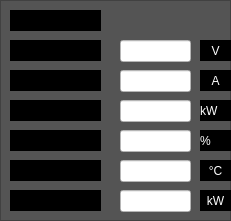
                 <widget class="QFrame" name="frame_13">
                  <property name="geometry">
                   <rect>
                    <x>630</x>
                    <y>290</y>
                    <width>231</width>
                    <height>221</height>
                   </rect>
                  </property>
                  <property name="styleSheet">
                   <string notr="true">background-color:rgb(84, 84, 84);</string>
                  </property>
                  <property name="frameShape">
                   <enum>QFrame::StyledPanel</enum>
                  </property>
                  <property name="frameShadow">
                   <enum>QFrame::Raised</enum>
                  </property>
                  <widget class="QLabel" name="label_31">
                   <property name="geometry">
                    <rect>
                     <x>10</x>
                     <y>40</y>
                     <width>91</width>
                     <height>21</height>
                    </rect>
                   </property>
                   <property name="styleSheet">
                    <string notr="true">font: 10pt &quot;Segoe UI&quot;;
background-color: rgb(0, 0, 0);</string>
                   </property>
                   <property name="text">
                    <string>VOLTAJE</string>
                   </property>
                  </widget>
                  <widget class="QLabel" name="label_32">
                   <property name="geometry">
                    <rect>
                     <x>10</x>
                     <y>70</y>
                     <width>91</width>
                     <height>21</height>
                    </rect>
                   </property>
                   <property name="styleSheet">
                    <string notr="true">font: 10pt &quot;Segoe UI&quot;;
background-color: rgb(0, 0, 0);</string>
                   </property>
                   <property name="text">
                    <string>CORRIENTE</string>
                   </property>
                  </widget>
                  <widget class="QLabel" name="label_33">
                   <property name="geometry">
                    <rect>
                     <x>10</x>
                     <y>100</y>
                     <width>91</width>
                     <height>21</height>
                    </rect>
                   </property>
                   <property name="styleSheet">
                    <string notr="true">font: 10pt &quot;Segoe UI&quot;;
background-color: rgb(0, 0, 0);</string>
                   </property>
                   <property name="text">
                    <string>POTENCIA</string>
                   </property>
                  </widget>
                  <widget class="QLabel" name="label_34">
                   <property name="geometry">
                    <rect>
                     <x>10</x>
                     <y>130</y>
                     <width>91</width>
                     <height>21</height>
                    </rect>
                   </property>
                   <property name="styleSheet">
                    <string notr="true">font: 10pt &quot;Segoe UI&quot;;
background-color: rgb(0, 0, 0);</string>
                   </property>
                   <property name="text">
                    <string>VENTILADORES</string>
                   </property>
                  </widget>
                  <widget class="QLabel" name="label_38">
                   <property name="geometry">
                    <rect>
                     <x>10</x>
                     <y>160</y>
                     <width>91</width>
                     <height>21</height>
                    </rect>
                   </property>
                   <property name="styleSheet">
                    <string notr="true">font: 10pt &quot;Segoe UI&quot;;
background-color: rgb(0, 0, 0);</string>
                   </property>
                   <property name="text">
                    <string>TEMPERATURA</string>
                   </property>
                  </widget>
                  <widget class="QLabel" name="label_39">
                   <property name="geometry">
                    <rect>
                     <x>10</x>
                     <y>190</y>
                     <width>91</width>
                     <height>21</height>
                    </rect>
                   </property>
                   <property name="styleSheet">
                    <string notr="true">font: 8pt &quot;Segoe UI&quot;;
background-color: rgb(0, 0, 0);</string>
                   </property>
                   <property name="text">
                    <string>FLUJO DE H2</string>
                   </property>
                  </widget>
                  <widget class="QLineEdit" name="lineEdit_15">
                   <property name="geometry">
                    <rect>
                     <x>120</x>
                     <y>40</y>
                     <width>71</width>
                     <height>22</height>
                    </rect>
                   </property>
                   <property name="styleSheet">
                    <string notr="true">background-color: rgb(255, 255, 255);
color: rgb(0, 0, 0);</string>
                   </property>
                  </widget>
                  <widget class="QLabel" name="label_40">
                   <property name="geometry">
                    <rect>
                     <x>10</x>
                     <y>10</y>
                     <width>91</width>
                     <height>21</height>
                    </rect>
                   </property>
                   <property name="styleSheet">
                    <string notr="true">font: 10pt &quot;Segoe UI&quot;;
background-color: rgb(0, 0, 0);</string>
                   </property>
                   <property name="text">
                    <string>HIDRÓGENO</string>
                   </property>
                  </widget>
                  <widget class="QLineEdit" name="lineEdit_16">
                   <property name="geometry">
                    <rect>
                     <x>120</x>
                     <y>70</y>
                     <width>71</width>
                     <height>22</height>
                    </rect>
                   </property>
                   <property name="styleSheet">
                    <string notr="true">background-color: rgb(255, 255, 255);
color: rgb(0, 0, 0);</string>
                   </property>
                  </widget>
                  <widget class="QLineEdit" name="lineEdit_17">
                   <property name="geometry">
                    <rect>
                     <x>120</x>
                     <y>100</y>
                     <width>71</width>
                     <height>22</height>
                    </rect>
                   </property>
                   <property name="styleSheet">
                    <string notr="true">background-color: rgb(255, 255, 255);
color: rgb(0, 0, 0);</string>
                   </property>
                  </widget>
                  <widget class="QLineEdit" name="lineEdit_18">
                   <property name="geometry">
                    <rect>
                     <x>120</x>
                     <y>130</y>
                     <width>71</width>
                     <height>22</height>
                    </rect>
                   </property>
                   <property name="styleSheet">
                    <string notr="true">background-color: rgb(255, 255, 255);
color: rgb(0, 0, 0);</string>
                   </property>
                  </widget>
                  <widget class="QLineEdit" name="lineEdit_19">
                   <property name="geometry">
                    <rect>
                     <x>120</x>
                     <y>160</y>
                     <width>71</width>
                     <height>22</height>
                    </rect>
                   </property>
                   <property name="styleSheet">
                    <string notr="true">background-color: rgb(255, 255, 255);
color: rgb(0, 0, 0);</string>
                   </property>
                  </widget>
                  <widget class="QLineEdit" name="lineEdit_20">
                   <property name="geometry">
                    <rect>
                     <x>120</x>
                     <y>190</y>
                     <width>71</width>
                     <height>22</height>
                    </rect>
                   </property>
                   <property name="styleSheet">
                    <string notr="true">background-color: rgb(255, 255, 255);
color: rgb(0, 0, 0);</string>
                   </property>
                  </widget>
                  <widget class="QLabel" name="label_41">
                   <property name="geometry">
                    <rect>
                     <x>200</x>
                     <y>40</y>
                     <width>31</width>
                     <height>21</height>
                    </rect>
                   </property>
                   <property name="styleSheet">
                    <string notr="true">background-color: rgb(0, 0, 0);
color: rgb(255, 255, 255);
font: 700 14pt &quot;Segoe UI&quot;;</string>
                   </property>
                   <property name="text">
                    <string>V</string>
                   </property>
                   <property name="alignment">
                    <set>Qt::AlignCenter</set>
                   </property>
                  </widget>
                  <widget class="QLabel" name="label_42">
                   <property name="geometry">
                    <rect>
                     <x>200</x>
                     <y>70</y>
                     <width>31</width>
                     <height>21</height>
                    </rect>
                   </property>
                   <property name="styleSheet">
                    <string notr="true">background-color: rgb(0, 0, 0);
color: rgb(255, 255, 255);
font: 700 14pt &quot;Segoe UI&quot;;</string>
                   </property>
                   <property name="text">
                    <string>A</string>
                   </property>
                   <property name="alignment">
                    <set>Qt::AlignCenter</set>
                   </property>
                  </widget>
                  <widget class="QLabel" name="label_43">
                   <property name="geometry">
                    <rect>
                     <x>200</x>
                     <y>100</y>
                     <width>31</width>
                     <height>21</height>
                    </rect>
                   </property>
                   <property name="styleSheet">
                    <string notr="true">background-color: rgb(0, 0, 0);
color: rgb(255, 255, 255);
font: 700 14pt &quot;Segoe UI&quot;;</string>
                   </property>
                   <property name="text">
                    <string>kW</string>
                   </property>
                  </widget>
                  <widget class="QLabel" name="label_44">
                   <property name="geometry">
                    <rect>
                     <x>200</x>
                     <y>130</y>
                     <width>31</width>
                     <height>21</height>
                    </rect>
                   </property>
                   <property name="styleSheet">
                    <string notr="true">background-color: rgb(0, 0, 0);
color: rgb(255, 255, 255);
font: 700 10pt &quot;Segoe UI&quot;;</string>
                   </property>
                   <property name="text">
                    <string>%</string>
                   </property>
                  </widget>
                  <widget class="QLabel" name="label_45">
                   <property name="geometry">
                    <rect>
                     <x>200</x>
                     <y>160</y>
                     <width>31</width>
                     <height>21</height>
                    </rect>
                   </property>
                   <property name="styleSheet">
                    <string notr="true">background-color: rgb(0, 0, 0);
color: rgb(255, 255, 255);
font: 700 14pt &quot;Segoe UI&quot;;</string>
                   </property>
                   <property name="text">
                    <string>°C</string>
                   </property>
                   <property name="alignment">
                    <set>Qt::AlignCenter</set>
                   </property>
                  </widget>
                  <widget class="QLabel" name="label_46">
                   <property name="geometry">
                    <rect>
                     <x>200</x>
                     <y>190</y>
                     <width>31</width>
                     <height>21</height>
                    </rect>
                   </property>
                   <property name="styleSheet">
                    <string notr="true">background-color: rgb(0, 0, 0);
color: rgb(255, 255, 255);
font: 700 14pt &quot;Segoe UI&quot;;</string>
                   </property>
                   <property name="text">
                    <string>kW</string>
                   </property>
                   <property name="alignment">
                    <set>Qt::AlignCenter</set>
                   </property>
                  </widget>
                 </widget>
